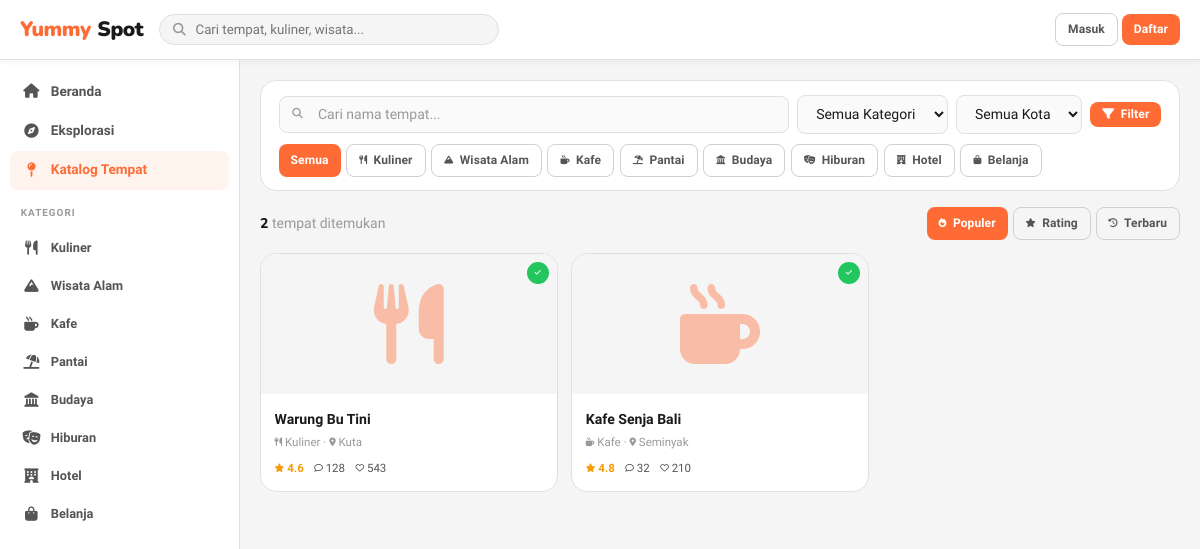
The page /catalog.php on the database as committed earlier.
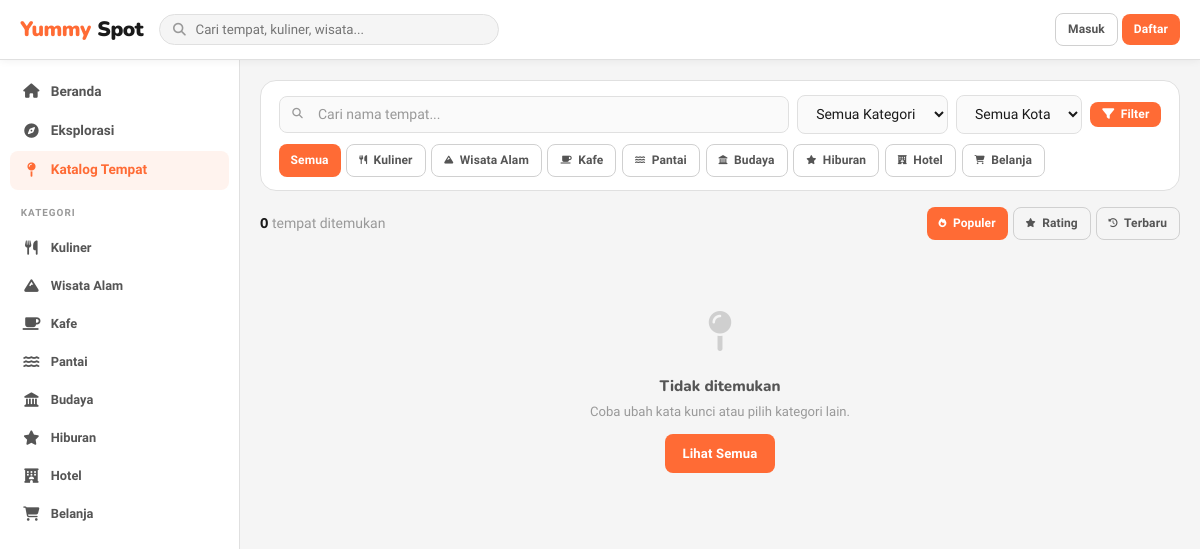
The same page on the database as committed later.
### tables this page shows
CREATE TABLE categories (
    id         INT AUTO_INCREMENT PRIMARY KEY,
    name       VARCHAR(100) NOT NULL,
    icon       VARCHAR(255) DEFAULT NULL,
    created_at TIMESTAMP DEFAULT CURRENT_TIMESTAMP,
    UNIQUE KEY uq_category_name (name)
);

CREATE TABLE catalogs (
    id                  INT AUTO_INCREMENT PRIMARY KEY,
    owner_id            INT NOT NULL,
    category_id         INT NOT NULL,
    name                VARCHAR(100) NOT NULL,
    slug                VARCHAR(150) NOT NULL UNIQUE,
    description         TEXT,
    address             TEXT NOT NULL,
    city                VARCHAR(100) NOT NULL,
    contact             VARCHAR(50)  DEFAULT NULL,
    thumbnail           VARCHAR(255) DEFAULT NULL,
    open_time           TIME         DEFAULT NULL,
    close_time          TIME         DEFAULT NULL,
    latitude            DECIMAL(10,8) DEFAULT NULL,
    longitude           DECIMAL(11,8) DEFAULT NULL,
    verification_status ENUM('draft','pending','approved','rejected') NOT NULL DEFAULT 'draft',
    avg_rating          DECIMAL(3,2) NOT NULL DEFAULT 0.00,
    total_reviews       INT UNSIGNED NOT NULL DEFAULT 0,
    total_likes         INT UNSIGNED NOT NULL DEFAULT 0,
    deleted_at          TIMESTAMP NULL DEFAULT NULL,
    created_at          TIMESTAMP DEFAULT CURRENT_TIMESTAMP,
    FOREIGN KEY (owner_id)    REFERENCES users(id),
    FOREIGN KEY (category_id) REFERENCES categories(id),
    INDEX idx_status     (verification_status),
    INDEX idx_city       (city),
    INDEX idx_deleted_at (deleted_at)
);

### config/database.php (called while the page is built, shortened)
<?php
function getDB() {
    static $pdo = null;
    if ($pdo === null) {
        try {
            $dsn = "mysql:host=".DB_HOST.";port=".DB_PORT.";dbname=".DB_NAME.";charset=utf8mb4";
            $pdo = new PDO($dsn, DB_USER, DB_PASS, [
                PDO::ATTR_ERRMODE            => PDO::ERRMODE_EXCEPTION,
                PDO::ATTR_DEFAULT_FETCH_MODE => PDO::FETCH_ASSOC,
                PDO::ATTR_EMULATE_PREPARES   => false,
            ]);
        } catch (PDOException $e) {
            die('<div style="font-family:sans-serif;padding:2rem;background:#fee;color:#c00;border:1px solid #fcc;border-radius:8px;margin:2rem"><strong>Database Error:</strong> '.$e->getMessage().'<br><br>Pastikan MySQL berjalan dan sudah import <code>install.sql</code></div>');
        }
    }
    return $pdo;
}

### includes/helpers.php (called while the page is built, shortened)
<?php
require_once __DIR__ . '/../config/database.php';
function e($s)           { return htmlspecialchars((string)$s, ENT_QUOTES, 'UTF-8'); }
function fmtNum($n) {
    return (string)$n;
}

### catalog.php (the view, shortened to what the changed rows need)
<?php
require_once __DIR__ . '/includes/helpers.php';
$db   = getDB();
$page = max(1, (int)($_GET['page'] ?? 1));
$lmt  = ITEMS_PER_PAGE;
$off  = ($page - 1) * $lmt;
$cat  = (int)($_GET['cat'] ?? 0);
$sort = in_array($_GET['sort'] ?? '', ['popular', 'rating', 'newest'])
  ? $_GET['sort'] : 'popular';
$where  = ["c.verification_status = 'approved'"];
$params = [];
$ws  = 'WHERE ' . implode(' AND ', $where);
$ord = match ($sort) {
  'rating' => 'c.avg_rating DESC, c.total_reviews DESC',
  'newest' => 'c.created_at DESC',
  default  => 'c.total_likes DESC, c.avg_rating DESC',
};
$tSt = $db->prepare("SELECT COUNT(*) FROM catalogs c $ws");
$tSt->execute($params);
$total = (int)$tSt->fetchColumn();
$sql = "SELECT c.*, cat.name AS cat_name, cat.icon AS cat_icon
        FROM catalogs c
        JOIN categories cat ON c.category_id = cat.id
        $ws
        ORDER BY $ord
        LIMIT $lmt OFFSET $off";
$cSt = $db->prepare($sql);
$cSt->execute($params);
$catalogs = $cSt->fetchAll();
$cats   = $db->query("SELECT * FROM categories ORDER BY id")->fetchAll();
require_once __DIR__ . '/includes/header.php';
?>
<div class="app-wrap">
  <?php require_once __DIR__ . '/includes/sidebar.php'; ?>
  <main class="main">
    <div class="card" style="margin-bottom:1rem;padding:.85rem 1.1rem;">
      <form method="GET" id="filter-form">
        <div style="display:flex;gap:.35rem;flex-wrap:wrap;margin-top:.65rem;">
          <a href="catalog.php?sort=<?= $sort ?>"
            class="btn btn-sm <?= !$cat ? 'btn-primary' : 'btn-outline' ?>" style="font-size:.75rem;">
            Semua
          </a>
          <?php foreach ($cats as $c): ?>
            <a href="catalog.php?cat=<?= (int)$c['id'] ?>&sort=<?= $sort ?>"
              class="btn btn-sm <?= $cat === (int)$c['id'] ? 'btn-primary' : 'btn-outline' ?>"
              style="font-size:.75rem;">
              <i class="fa-solid <?= e($c['icon']) ?> fa-xs"></i> <?= e($c['name']) ?>
            </a>
          <?php endforeach; ?>
        </div>
      </form>
    </div>
    <div style="display:flex;align-items:center;justify-content:space-between;margin-bottom:.85rem;flex-wrap:wrap;gap:.5rem;">
      <div>
        <span style="font-weight:800;font-family:'Nunito',sans-serif;"><?= number_format($total) ?></span>
        <span class="text-dim"> tempat ditemukan</span>
      </div>
    </div>
    <?php if (empty($catalogs)): ?>
      <div class="empty">
        <div class="e-icon"><i class="fa-solid fa-map-pin"></i></div>
        <h3>Tidak ditemukan</h3>
        <p>Coba ubah kata kunci atau pilih kategori lain.</p>
        <a href="catalog.php" class="btn btn-primary mt-2">Lihat Semua</a>
      </div>
    <?php else: ?>
      <div class="cat-grid">
        <?php foreach ($catalogs as $c):
        ?>
          <div class="cat-card" onclick="location.href='<?= APP_URL ?>/catalog-detail.php?slug=<?= e($c['slug']) ?>'">
            <div class="cat-cover">
              <?php if ($c['thumbnail']): ?>
                <img src="<?= e($c['thumbnail']) ?>" alt="<?= e($c['name']) ?>" loading="lazy">
              <?php else: ?>
                <div class="cover-ph">
                  <i class="fa-solid <?= e($c['cat_icon']) ?> fa-2x" style="color:var(--accent);opacity:.4;"></i>
                </div>
              <?php endif; ?>
              <div class="verified-badge"><i class="fa-solid fa-check fa-xs"></i></div>
            </div>
            <div class="cat-info">
              <div class="cat-name"><?= e($c['name']) ?></div>
              <div class="cat-sub">
                <i class="fa-solid <?= e($c['cat_icon']) ?> fa-xs"></i> <?= e($c['cat_name']) ?>
                &middot; <i class="fa-solid fa-location-dot fa-xs"></i> <?= e($c['city']) ?>
              </div>
              <div class="cat-stats">
                <span class="cat-rating"><i class="fa-solid fa-star fa-xs"></i> <?= number_format($c['avg_rating'], 1) ?></span>
                <span><i class="fa-regular fa-comment fa-xs"></i> <?= fmtNum($c['total_reviews']) ?></span>
                <span><i class="fa-regular fa-heart fa-xs"></i> <?= fmtNum($c['total_likes']) ?></span>
              </div>
            </div>
          </div>
        <?php endforeach; ?>
      </div>
    <?php endif; ?>
  </main>
</div>
<?php require_once __DIR__ . '/includes/footer.php'; ?>

### includes/sidebar.php (shortened to what the changed rows need)
<?php
$pg       = basename($_SERVER['PHP_SELF'], '.php');
$isCatalogPage = in_array($pg, ['catalog', 'catalog-detail']);
?>
<aside class="sidebar">
  <div class="sidebar-section">
    <a href="<?= APP_URL ?>/index.php" class="sb-item <?= $pg==='index' ? 'active' : '' ?>">
    </a>
    <a href="<?= APP_URL ?>/explore.php" class="sb-item <?= $pg==='explore' ? 'active' : '' ?>">
    </a>
    <a href="<?= APP_URL ?>/catalog.php" class="sb-item <?= $isCatalogPage ? 'active' : '' ?>">
    </a>
  </div>
  <div class="sb-label">Kategori</div>
  <?php
  $activeCatId = (int)($_GET['cat'] ?? 0);
  $cats = getDB()->query("SELECT * FROM categories ORDER BY id LIMIT 8")->fetchAll();
  foreach ($cats as $c):
    $isCatActive = $isCatalogPage && $activeCatId === (int)$c['id'];
  ?>
  <a href="<?= APP_URL ?>/catalog.php?cat=<?= $c['id'] ?>"
     class="sb-item <?= $isCatActive ? 'active' : '' ?>"
     style="font-size:.8rem;">
    <i class="fa-solid <?= e($c['icon']) ?> si"></i> <?= e($c['name']) ?>
  </a>
  <?php endforeach; ?>
</aside>

Rows that differ between the two databases and show on the page:
removed catalogs: name "Warung Bu Tini", category.name "Kuliner", city "Kuta", avg_rating "4.6", total_reviews "128", total_likes "543"
removed catalogs: name "Kafe Senja Bali", category.name "Kafe", city "Seminyak", avg_rating "4.8", total_reviews "32", total_likes "210"
changed categories "Kafe": icon "fa-mug-hot" → "fa-mug-saucer" (drawn)
changed categories "Pantai": icon "fa-umbrella-beach" → "fa-water" (drawn)
changed categories "Hiburan": icon "fa-masks-theater" → "fa-star" (drawn)
changed categories "Belanja": icon "fa-bag-shopping" → "fa-cart-shopping" (drawn)
Other text that changed with them:
$total: "2" → "0"
text now shown: "Tidak ditemukan Coba ubah kata kunci atau pilih kategori lain. Lihat Semua"
